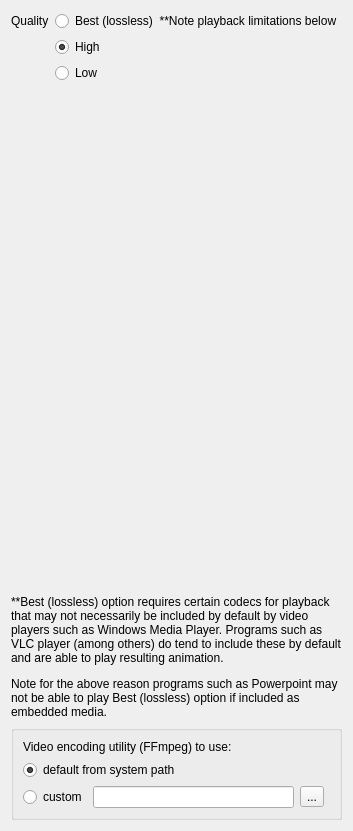
     <widget class="QWidget" name="tab_3">
      <attribute name="title">
       <string>Video</string>
      </attribute>
      <layout class="QFormLayout" name="formLayout_2">
       <item row="0" column="0">
        <widget class="QLabel" name="label_4">
         <property name="text">
          <string>Quality</string>
         </property>
        </widget>
       </item>
       <item row="0" column="1">
        <widget class="QRadioButton" name="radQualBest">
         <property name="text">
          <string>Best (lossless)  **Note playback limitations below</string>
         </property>
         <property name="checked">
          <bool>false</bool>
         </property>
        </widget>
       </item>
       <item row="1" column="1">
        <widget class="QRadioButton" name="radQualHigh">
         <property name="text">
          <string>High</string>
         </property>
         <property name="checked">
          <bool>true</bool>
         </property>
        </widget>
       </item>
       <item row="2" column="1">
        <widget class="QRadioButton" name="radQualLow">
         <property name="text">
          <string>Low</string>
         </property>
        </widget>
       </item>
       <item row="5" column="0" colspan="2">
        <widget class="QGroupBox" name="groupBox">
         <property name="flat">
          <bool>true</bool>
         </property>
         <layout class="QGridLayout" name="gridLayout">
          <item row="3" column="2">
           <widget class="QToolButton" name="btnBrowseFfmpegPath">
            <property name="text">
             <string>...</string>
            </property>
           </widget>
          </item>
          <item row="3" column="1">
           <widget class="QLineEdit" name="editFfmpegPath"/>
          </item>
          <item row="3" column="0">
           <widget class="QRadioButton" name="radFfmpegCustom">
            <property name="text">
             <string>custom</string>
            </property>
           </widget>
          </item>
          <item row="2" column="0" colspan="4">
           <widget class="QRadioButton" name="radFfmpegSystem">
            <property name="text">
             <string>default from system path</string>
            </property>
            <property name="checked">
             <bool>true</bool>
            </property>
           </widget>
          </item>
          <item row="1" column="0" colspan="3">
           <widget class="QLabel" name="label_9">
            <property name="text">
             <string>Video encoding utility (FFmpeg) to use:</string>
            </property>
           </widget>
          </item>
         </layout>
        </widget>
       </item>
       <item row="3" column="1">
        <spacer name="verticalSpacer">
         <property name="orientation">
          <enum>Qt::Vertical</enum>
         </property>
         <property name="sizeHint" stdset="0">
          <size>
           <width>20</width>
           <height>500</height>
          </size>
         </property>
        </spacer>
       </item>
       <item row="4" column="0" colspan="2">
        <widget class="QLabel" name="label_24">
         <property name="text">
          <string>&lt;html&gt;&lt;head/&gt;&lt;body&gt;&lt;p&gt;**Best (lossless) option requires certain codecs for playback that may not necessarily be included by default by video players such as Windows Media Player. Programs such as VLC player (among others) do tend to include these by default and are able to play resulting animation. &lt;/p&gt;&lt;p&gt;Note for the above reason programs such as Powerpoint may not be able to play Best (lossless) option if included as embedded media.&lt;/p&gt;&lt;/body&gt;&lt;/html&gt;</string>
         </property>
         <property name="wordWrap">
          <bool>true</bool>
         </property>
        </widget>
       </item>
      </layout>
     </widget>
